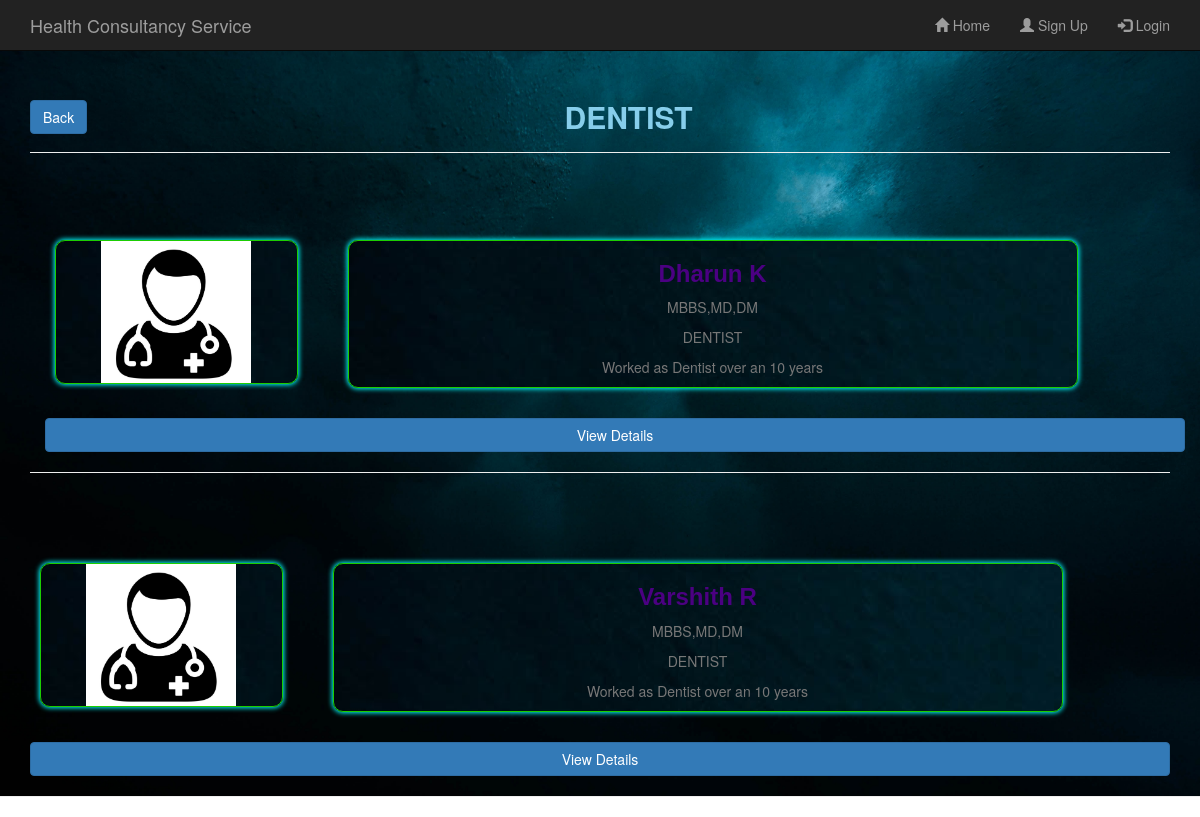
Screenshot of /user/special_doc_list.php?id=DENTIST with the database file from the repository.
### tables this page shows
CREATE TABLE IF NOT EXISTS `doctor` (
  `d_id` int(100) NOT NULL AUTO_INCREMENT,
  `d_name` varchar(255) NOT NULL,
  `d_special` varchar(255) NOT NULL,
  `d_quali` varchar(255) NOT NULL,
  `d_experience` varchar(255) NOT NULL,
  `d_age` int(200) NOT NULL,
  `d_gender` varchar(255) NOT NULL,
  `d_contact` bigint(255) NOT NULL,
  `d_email` varchar(255) NOT NULL,
  `d_password` varchar(255) NOT NULL,
  `d_city` varchar(255) NOT NULL,
  `d_address` varchar(255) NOT NULL,
  `d_created_at` DATETIME DEFAULT CURRENT_TIMESTAMP,
  `d_updated_at` TIMESTAMP DEFAULT CURRENT_TIMESTAMP ON UPDATE CURRENT_TIMESTAMP,
  PRIMARY KEY (`d_id`)
);

### user/special_doc_list.php (the view, shortened to what this page needs)
<!DOCTYPE html>
<html>
  <head>
    <link rel="stylesheet" type="text/css" href="../bootstrap/css/bootstrap.min.css">
    <link type="text/css" rel="stylesheet" href="../style.css?v=<?php echo time(); ?>">
  </head>
  <body>
    <div class="image_home">
      <?php
        include 'header.php';
      ?>
      <?php
        $id=$_GET['id'];
        $userid=$_GET['userid'];
      ?>
      <div class="container">
        <div class="page-header">
          <a href="special_list.php?userid=<?php echo $userid?>" style="float:left;" class="btn btn-primary">Back</a>
          <h2 style="color: skyblue;"><?php echo $id;?></h2>
        </div>
        <?php
          $query= "SELECT * FROM doctor WHERE d_special='$id'";
          $result=mysqli_query($con,$query);
          $rows = array();
          while($row = mysqli_fetch_array($result))
            $rows[] = $row;
          foreach($rows as $row){
            $did = $row['d_id'];
            ?>
            <div class="image_home">
              <div class="container">
                <div class="row">
                  <div class="col-lg-3">
                    <div class="card mb-4">
                        <img src="../images/pic_boy.jpg" alt="avatar"
                        class="rounded-circle img-fluid" style="width: 150px;"></div>
                    </div>
                    <div class="col-lg-8 text-left">
                      <div class="card">
                      <h3 class="my-3"><?php echo $row['d_name']?></h3>
                      <p class="text-muted mb-2"><?php echo $row['d_quali'];?></p>
                      <p class="text-muted mb-1"><?php echo $row['d_special'];?></p>
                      <p class="text-muted mb-1"><?php echo $row['d_experience'];?></p>
                      </div>
                    </div>
                  </div>
                  <div class="row">
                    <br>
                    <div class="col-lg-12 mb-4">
                      <a href="doc_details.php?userid=<?php echo $userid;?>&id=<?php echo $did;?>"  class="btn btn-primary btn-block">View Details</a>
                    </div>
                  </div>
                </div>
                <hr>
              </div>
            </div>
          <?php
          }
          ?>
  </body>
</html>

### style.css (style rules this page uses)
html { scroll-behavior: smooth; }
h2 { font-weight: bold; text-align: center; }
h3 { font-family: Arial, Helvetica, sans-serif; font-weight: bold; color: indigo; }
#image_home, .image_home { padding-top: 5%; text-align: center; color: #f8f8f8; background-image: url(images/p2.jpg); background-position: center; background-repeat: no-repeat; background-attachment: fixed; background-size:cover; animation-name: back; animation-duration: 60s; }
.card { box-shadow: 0 4px 8px 0 rgba(2, 5, 40, 0.2); margin:10px; text-align: center; background-image: url(images/p2.jpg); color: white; border-radius:10px; border : 1px solid rgb(29, 205, 2); box-shadow: 0px 0px 5px 1px #0ff; }

### rows the page displays
doctor: d_name "Dharun K", d_quali "MBBS,MD,DM", d_special "DENTIST", d_experience "Worked as Dentist over an 10 years"
doctor: d_name "Varshith R", d_quali "MBBS,MD,DM", d_special "DENTIST", d_experience "Worked as Dentist over an 10 years"

### other values shown
$id "DENTIST"
